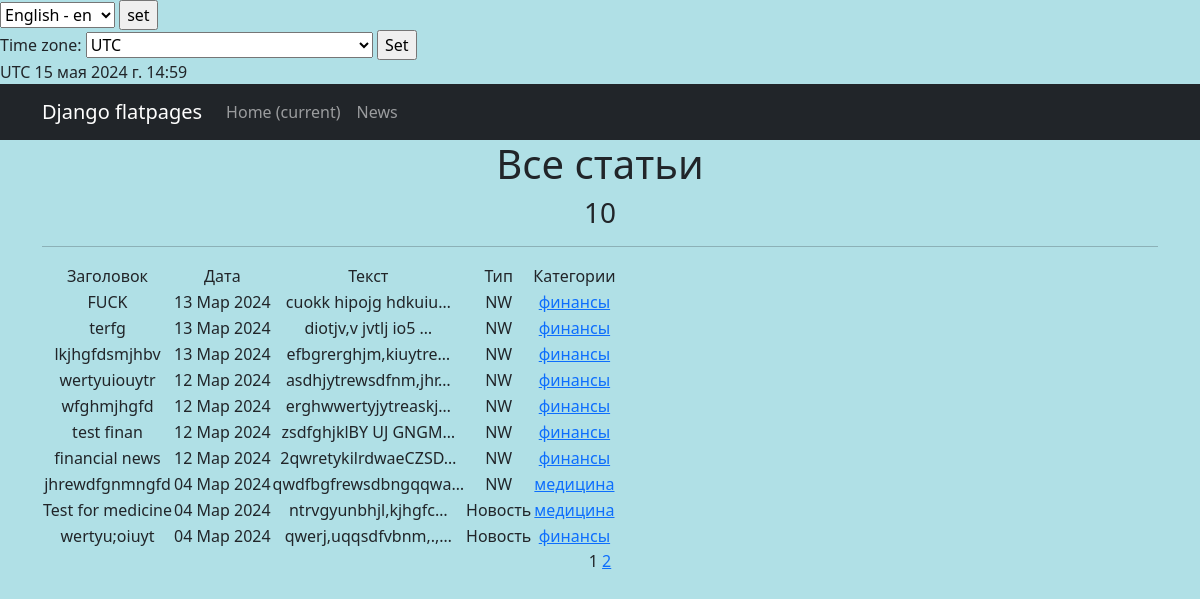
The page /news/ on the database as committed earlier.
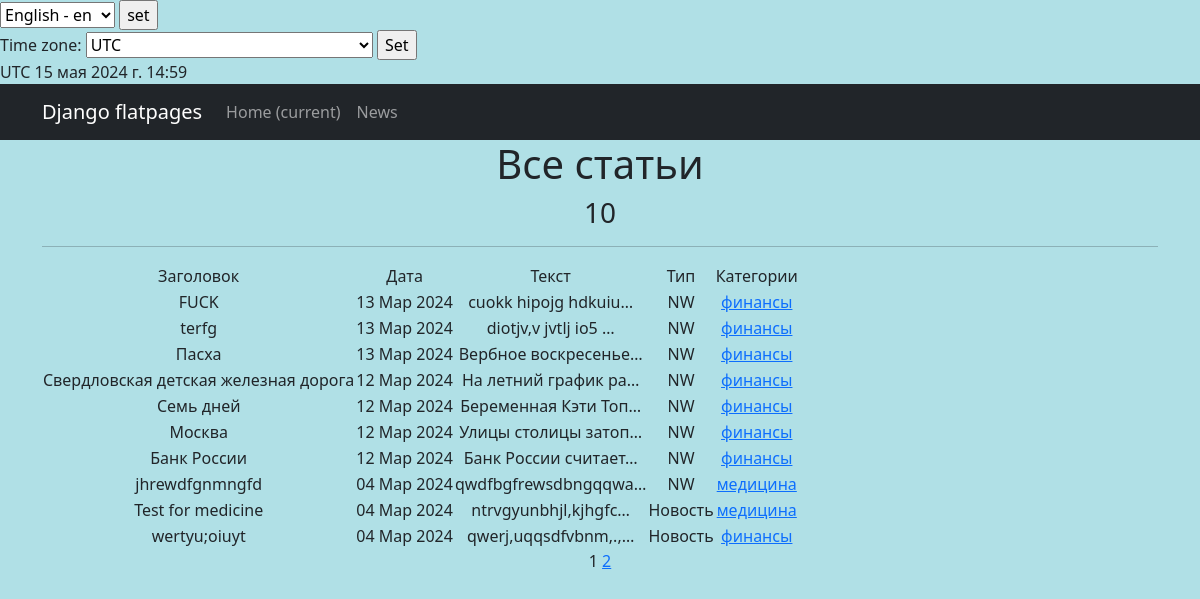
The same page on the database as committed later.
### news/models.py (models this page shows, shortened)
class Post(models.Model):
    NEWS = 'NW'
    ARTICLE = "AR"
    POSITIONS = [
        (NEWS, 'Новость'),
        (ARTICLE, 'Статья')
    ]
    author = models.ForeignKey(Author, help_text=_('автор'), on_delete=models.CASCADE)
    type = models.CharField(max_length=20, help_text=_('тип'),choices=POSITIONS, default=NEWS)
    time_in = models.DateTimeField(auto_now_add=True)
    category = models.ManyToManyField(Category, verbose_name=gettext_lazy('категория: может быть любой'),through='PostCategory')
    title = models.CharField(
        max_length=255,
        help_text=_('заголовок'),
        unique=True,
    )
    text = models.TextField(help_text=_('текст'),)
    rating = models.IntegerField(help_text=_('рейтинг'), default=0)

### news/views.py (the view, shortened to what this page needs)
# urls.py: path('', PostsList.as_view(), name = 'posts'),
class PostsList(ListView):
    queryset = Post.objects.order_by('-time_in')
    template_name = 'posts.html'
    context_object_name = 'posts'
    paginate_by = 10
    def get_context_data(self, **kwargs):
        context = super().get_context_data(**kwargs)
        context['current_time'] = timezone.localtime(timezone.now())
        context['timezones'] = pytz.common_timezones
        return context

### news/models.py (called while the page is built)
    def __str__(self):
        return self.name

### news/templatetags/custom_filters.py (called while the page is built)
@register.filter()
def censor(value):
    new_text = value.replace('редиска', 'р******')
    new_text = new_text.replace('скуф', 'ск**')
    return new_text

### news/templatetags/custom_tags.py (called while the page is built)
@register.simple_tag(takes_context=True)
def url_replace(context, **kwargs):
   d = context['request'].GET.copy()
   for k, v in kwargs.items():
       d[k] = v
   return d.urlencode()

### templates/posts.html (shortened to what this page needs)
{% extends 'flatpages/default.html' %}
{% load custom_filters %}
{% load custom_tags %}
{% load i18n %}
{% block content %}
    <h1>{% trans "Все статьи" %}</h1>
    <h3> {{ posts|length }} </h3>
    <hr>
   {% if posts %}
       <table>
           <tr>
               <td>{% trans "Заголовок" %}</td>
               <td>{% trans "Дата" %}</td>
               <td>{% trans "Текст" %}</td>
               <td>{% trans "Тип" %}</td>
               <td>{% trans "Категории" %}</td>
           </tr>
           {% for post in posts %}
           <tr>
               <td>{{ post.title|censor }}</td>
               <td>{{ post.time_in|date:'d M Y' }}</td>
               <td>{{ post.text|truncatechars:20|censor }}</td>
               <td>{{ post.type }}</td>
               <td>
                   {% for category in post.category.all %}
                       <a href="{% url 'category_list' category.id %}"> {{category}}</a>
                   {% endfor %}
               </td>
           </tr>
           {% endfor %}
       </table>
   {% endif %}
   {{ page_obj.number }}
   {% if page_obj.has_next %}
       <a href="?{% url_replace page=page_obj.next_page_number %}">{{ page_obj.next_page_number }}</a>
   {% endif %}
{% endblock content %}

Rows that differ between the two databases and show on the page:
changed Post: title|censor "lkjhgfdsmjhbv" → "Пасха"; text|censor "efbgrerghjm,kiuytre…" → "Вербное воскресенье…"
changed Post: title|censor "wertyuiouytr" → "Свердловская детская железная дорога"; text|censor "asdhjytrewsdfnm,jhr…" → "На летний график ра…"
changed Post: title|censor "wfghmjhgfd" → "Семь дней"; text|censor "erghwwertyjytreaskj…" → "Беременная Кэти Топ…"
changed Post: title|censor "test finan" → "Москва"; text|censor "zsdfghjklBY UJ GNGM…" → "Улицы столицы затоп…"
changed Post: title|censor "financial news" → "Банк России"; text|censor "2qwretykilrdwaeCZSD…" → "Банк России считает…"
